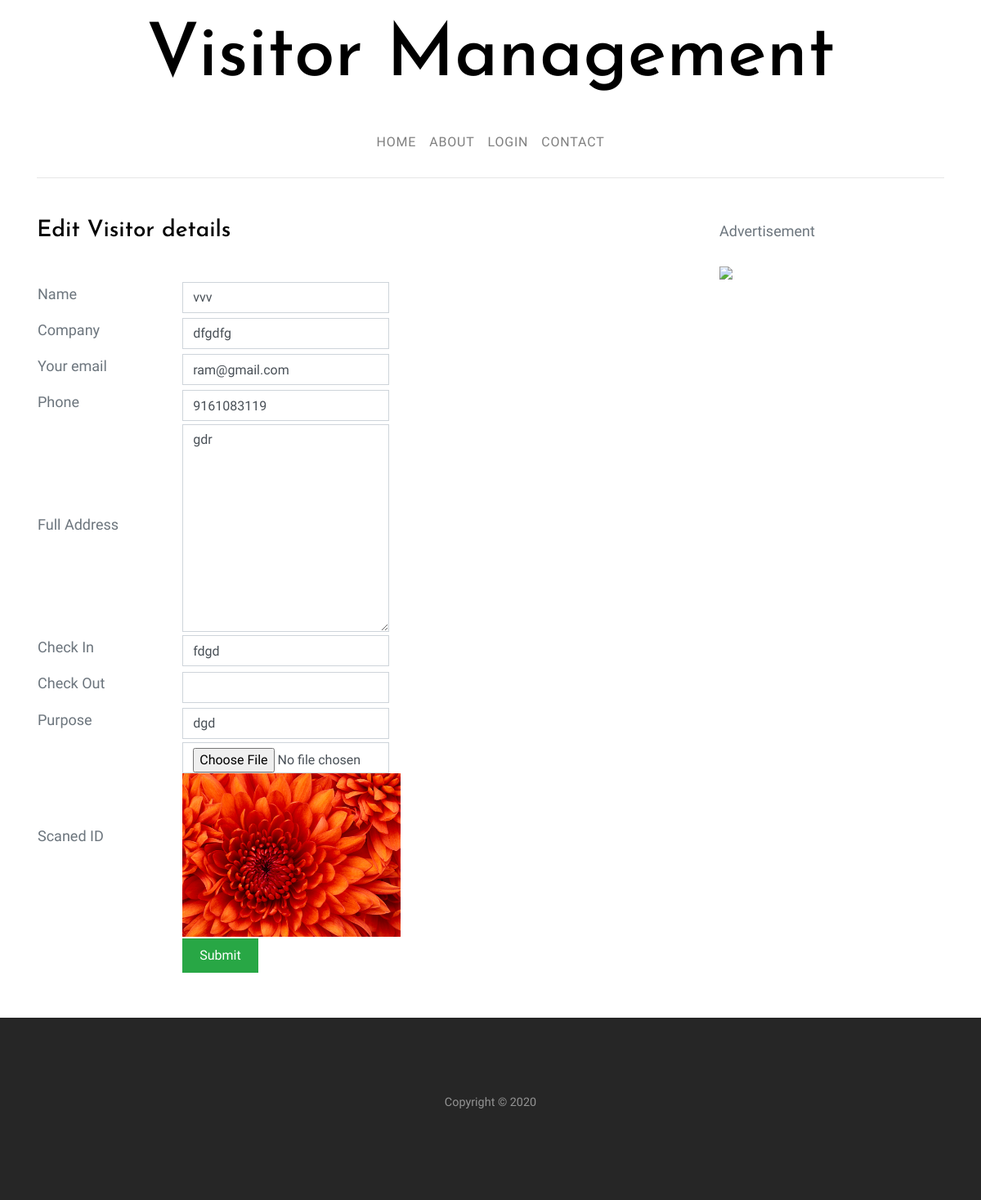
Page /edit-visitor.php?id=13 on the committed database.
### tables this page shows
CREATE TABLE `visitors` (
  `id` int(15) NOT NULL,
  `name` varchar(191) DEFAULT NULL,
  `email` varchar(191) DEFAULT NULL,
  `phone` varchar(191) DEFAULT NULL,
  `company` varchar(191) DEFAULT NULL,
  `full_address` longtext,
  `checkin` varchar(255) NOT NULL,
  `checkout` varchar(255) NOT NULL,
  `purpose` varchar(255) NOT NULL,
  `feedback` varchar(255) NOT NULL,
  `id_image` varchar(191) NOT NULL,
  `created_at` datetime DEFAULT NULL,
  `updated_at` timestamp NOT NULL DEFAULT CURRENT_TIMESTAMP
);

### edit-visitor.php (the view, shortened to what this page needs)
<?php include_once 'includes/session.php';
include_once('header.php');
$con=connection();
$rows=null;
if($con){
    $result=mysqli_query($con,'Select *from visitors where id='.$_GET['id']);
    $rows=mysqli_fetch_assoc($result);
}
?>
    <section class="site-section pt-5">
        <div class="container">
            <div class="row blog-entries">
                <div class="col-md-12 col-lg-8 main-content">
                    <div class="row">
                        <div class="col-md-12">
                            <h3>Edit Visitor details</h3><br>
                            <form id="contact-form" name="contact-form" action="includes/main.php" method="POST" enctype="multipart/form-data">
                                <table width="100%" class="full-width">
                                <tr>
                                    <td width="20%"><label for="name" class="">Name</label></td>
                                    <td width="70%">
                                        <div class="col-md-6 top-ten ">
                                            <div class="md-form">
                                                <input type="text" id="name" name="name" value="<?php echo $rows['name'];?>" class="form-control required">
                                            </div>
                                        </div>
                                    </td>
                                </tr>
                                <tr>
                                    <td width="20%"><label for="name" class="">Company</label></td>
                                    <td width="70%">
                                        <div class="col-md-6 top-ten">
                                            <div class="md-form">
                                                <input type="text" id="company" name="company" value="<?php echo $rows['company'];?>" class="form-control required">
                                            </div>
                                        </div>
                                    </td>
                                </tr>
                                <tr>
                                    <td width="20%"><label for="email" class="">Your email</label></td>
                                    <td width="70%">
                                        <div class="col-md-6 top-ten">
                                            <div class="md-form">
                                                <input type="email" id="email" name="email" value="<?php echo $rows['email'];?>" class="form-control required">
                                            </div>
                                        </div>
                                    </td>
                                </tr>
                                <tr>
                                    <td width="20%"><label for="name" class="">Phone</label></td>
                                    <td width="70%">
                                        <div class="col-md-6 top-ten">
                                            <div class="md-form">
                                                <input type="number" id="phone" name="phone" value="<?php echo $rows['phone'];?>" class="form-control required">
                                            </div>
                                        </div>
                                    </td>
                                </tr>
                                <tr>
                                    <td width="20%"><label for="name" class="">Full Address</label></td>
                                    <td width="70%">
                                        <div class="col-md-6 top-ten">
                                            <div class="md-form">
                                                <textarea rows="10" cols="50" id="address" name="address" class="form-control required"><?php echo $rows['full_address'];?></textarea>
                                            </div>
                                        </div>
                                    </td>
                                </tr>
                                <tr>
                                    <td width="20%"><label for="name" class="">Check In</label></td>
                                    <td width="70%">
                                        <div class="col-md-6 top-ten">
                                            <div class="md-form">
                                                <input type="text" id="checkin" value="<?php echo $rows['checkin'];?>" name="checkin" class="form-control required">
                                            </div>
                                        </div>
                                    </td>
                                </tr>
                                <tr>
                                    <td width="20%"><label for="name" class="">Check Out</label></td>
                                    <td width="70%">
                                        <div class="col-md-6 top-ten">
                                            <div class="md-form">
                                                <input type="text" id="checkout" value="<?php echo $rows['checkout'];?>" name="checkout" class="form-control required">
                                            </div>
                                        </div>
                                    </td>
                                </tr>
                                <tr>
                                    <td width="20%"><label for="name" class="">Purpose</label></td>
                                    <td width="70%">
                                        <div class="col-md-6 top-ten">
                                            <div class="md-form">
                                                <input type="text" id="purpose" value="<?php echo $rows['purpose'];?>" name="purpose" class="form-control required">
                                            </div>
                                        </div>
                                    </td>
                                </tr>
                                <tr>
                                    <td width="20%"><label for="name" class="">Scaned ID</label></td>
                                    <td width="70%">
                                        <div class="col-md-6 top-ten">
                                            <div class="md-form">
                                                <input type="file" name="file" class="form-control">
                                                <img src="<?php echo 'uploads/'.$rows['id_image'];?>" style="height:200px">
                                            </div>
                                        </div>
                                    </td>
                                </tr>
                                <tr class="top-ten">
                                    <td width="20%"></td>
                                    <td width="70%">
                                        <div class="col-md-6 top-ten">
                                            <div class="md-form">
                                                <input type="submit" id="submit" name="submit" class="btn btn-success" value="Submit">
                                            </div>
                                        </div>
                                    </td>
                                </tr>
                            </table>
                            </form>
                        </div>
                    </div>
                </div>
                <div class="col-md-12 col-lg-4 sidebar">
                    <div class="well">
                        <p>Advertisement</p>
                    </div>
                    <div class="well">
                        <img width="100%" src="https://encrypted-tbn0.gstatic.com/images?q=tbn%3AANd9GcRE8r0ORNu1amN0FMY0k5RoFZjW3l0tKteoKY95M-w_CtFL8yjx" >
                    </div>
                </div>
            </div>
        </div>
    </section>
<?php include('footer.php');?>

### css/style.css (style rules this page uses)
body { background: #ccc url("../images/photography.png") repeat; font-family: "Inconsolata", SFMono-Regular, Menlo, Monaco, Consolas, "Liberation Mono", "Courier New", monospace; font-weight: 300; font-size: 18px; line-height: 1.9; color: #6c757d; }
h1, h2, h3, h4, h5 { color: #000; font-family: "Josefin Sans", -apple-system, BlinkMacSystemFont, "Segoe UI", Roboto, "Helvetica Neue", Arial, sans-serif, "Apple Color Emoji", "Segoe UI Emoji", "Segoe UI Symbol", "Noto Color Emoji"; }
.site-section { padding: 3em 0; }
.btn, .form-control { outline: none; -webkit-box-shadow: none !important; box-shadow: none !important; border-radius: 0; }
.form-control { -webkit-box-shadow: none !important; box-shadow: none !important; }
textarea.form-control { height: inherit; }
.btn { -webkit-transition: .3s all ease; -o-transition: .3s all ease; transition: .3s all ease; padding: 8px 20px; }
.sidebar { padding-left: 5em; }

### rows in the picture
visitors: name "vvv", company "dfgdfg", email "ram@gmail.com", phone "9161083119", address "gdr", checkin "fdgd", purpose "dgd", id_image (picture)
